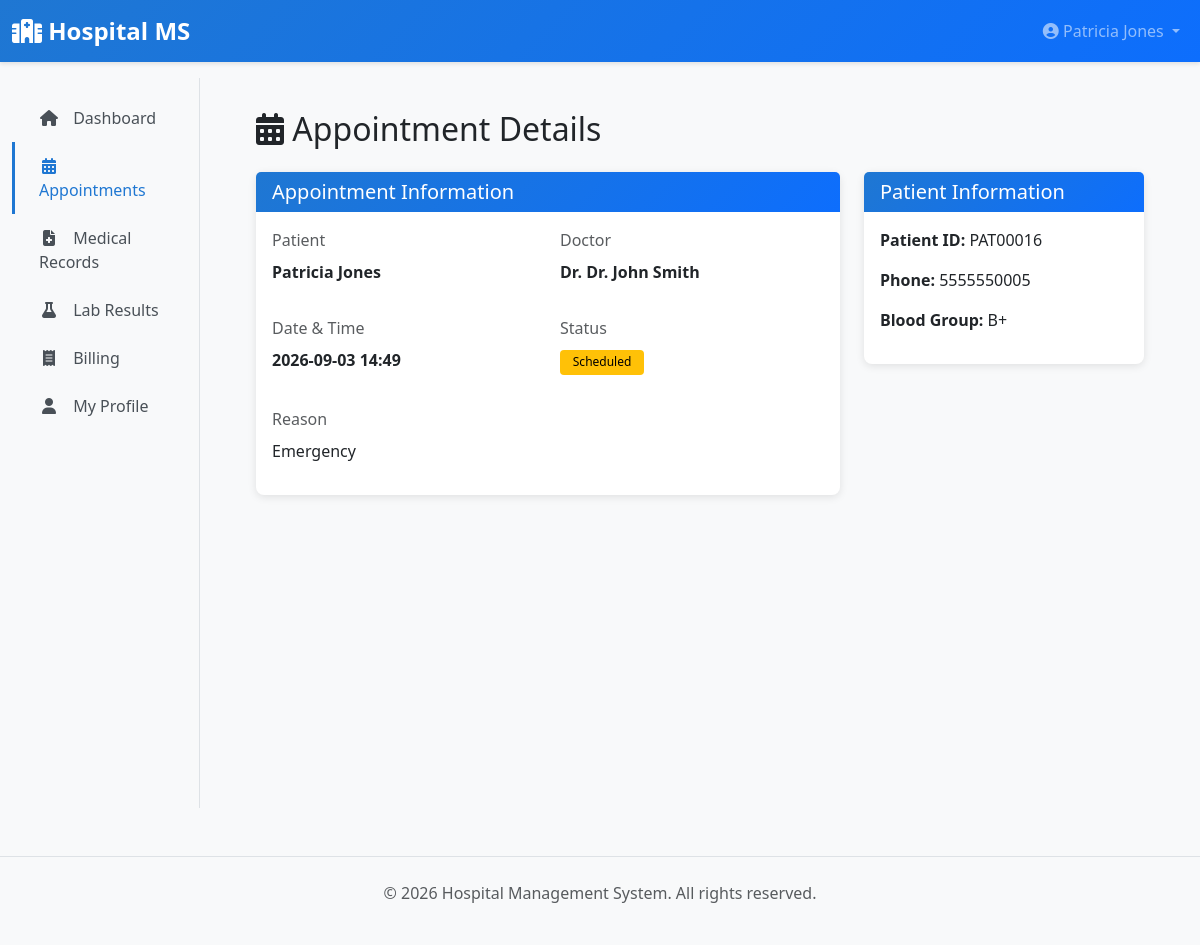
Screenshot of /patient/appointment/8 (signed in) with the database file from the repository.
### app/models/__init__.py (models this page shows, shortened)
class User(UserMixin, db.Model):
    __tablename__ = 'users'
    id = db.Column(db.Integer, primary_key=True)
    username = db.Column(db.String(80), unique=True, nullable=False, index=True)
    email = db.Column(db.String(120), unique=True, nullable=False, index=True)
    password_hash = db.Column(db.String(255), nullable=False)
    first_name = db.Column(db.String(80))
    last_name = db.Column(db.String(80))
    phone = db.Column(db.String(20))
    role = db.Column(db.Enum(UserRole), nullable=False, default=UserRole.PATIENT)
    is_active = db.Column(db.Boolean, default=True)
    created_at = db.Column(db.DateTime, default=datetime.utcnow)
    updated_at = db.Column(db.DateTime, default=datetime.utcnow, onupdate=datetime.utcnow)
    patient = db.relationship('Patient', uselist=False, back_populates='user', foreign_keys='Patient.user_id', cascade='all, delete-orphan', passive_deletes=True)
    doctor = db.relationship('Doctor', uselist=False, back_populates='user', foreign_keys='Doctor.user_id', cascade='all, delete-orphan', passive_deletes=True)
    lab_staff = db.relationship('LabStaff', uselist=False, back_populates='user', foreign_keys='LabStaff.user_id', cascade='all, delete-orphan', passive_deletes=True)
    def get_full_name(self):
        return f"{self.first_name} {self.last_name}".strip()

class Appointment(db.Model):
    __tablename__ = 'appointments'
    id = db.Column(db.Integer, primary_key=True)
    patient_id = db.Column(db.Integer, db.ForeignKey('patients.id'), nullable=False)
    doctor_id = db.Column(db.Integer, db.ForeignKey('doctors.id'), nullable=False)
    appointment_date = db.Column(db.DateTime, nullable=False)
    reason = db.Column(db.Text)
    status = db.Column(db.String(20), default=AppointmentStatus.SCHEDULED.value, nullable=False)
    notes = db.Column(db.Text)
    created_at = db.Column(db.DateTime, default=datetime.utcnow)
    updated_at = db.Column(db.DateTime, default=datetime.utcnow, onupdate=datetime.utcnow)
    patient = db.relationship('Patient', back_populates='appointments')
    doctor = db.relationship('Doctor', back_populates='appointments')

class Patient(db.Model):
    __tablename__ = 'patients'
    id = db.Column(db.Integer, primary_key=True)
    user_id = db.Column(db.Integer, db.ForeignKey('users.id'), nullable=False)
    patient_id = db.Column(db.String(20), unique=True, nullable=False)  # Medical record number
    date_of_birth = db.Column(db.Date)
    gender = db.Column(db.String(10))  # Male, Female, Other
    blood_group = db.Column(db.String(5))
    address = db.Column(db.Text)
    emergency_contact = db.Column(db.String(120))
    emergency_contact_phone = db.Column(db.String(20))
    insurance_provider = db.Column(db.String(120))
    insurance_number = db.Column(db.String(50))
    allergies = db.Column(db.Text)
    medical_history = db.Column(db.Text)
    created_at = db.Column(db.DateTime, default=datetime.utcnow)
    updated_at = db.Column(db.DateTime, default=datetime.utcnow, onupdate=datetime.utcnow)
    user = db.relationship('User', back_populates='patient', foreign_keys=[user_id])
    appointments = db.relationship('Appointment', back_populates='patient', cascade='all, delete-orphan')
    medical_records = db.relationship('MedicalRecord', back_populates='patient', cascade='all, delete-orphan')
    admissions = db.relationship('Admission', back_populates='patient', cascade='all, delete-orphan')
    lab_results = db.relationship('LabResult', back_populates='patient', cascade='all, delete-orphan')
    billing_records = db.relationship('BillingRecord', back_populates='patient', cascade='all, delete-orphan')
    prescriptions = db.relationship('Prescription', back_populates='patient', foreign_keys='Prescription.patient_id', cascade='all, delete-orphan')
    discharge_summaries = db.relationship('DischargeSummary', back_populates='patient', cascade='all, delete-orphan')
    patient_insurances = db.relationship('PatientInsurance', back_populates='patient', cascade='all, delete-orphan')

### app/blueprints/patient.py (the view)
@patient_bp.route('/appointment/<int:appointment_id>')
@login_required
@patient_required
def view_appointment(appointment_id):
    patient = current_user.patient
    appointment = Appointment.query.get_or_404(appointment_id)
    if appointment.patient_id != patient.id:
        flash('You do not have permission to view this appointment.', 'danger')
        return redirect(url_for('patient.appointments'))
    return render_template('patient/appointment_detail.html', appointment=appointment)

### app/templates/patient/appointment_detail.html (shortened to what this page needs)
{% extends "layouts/base.html" %}
{% block content %}
<h2 class="mb-4"><i class="fas fa-calendar-alt"></i> Appointment Details</h2>
<div class="row">
    <div class="col-md-8">
        <div class="card">
            <div class="card-header">
                <h5 class="mb-0">Appointment Information</h5>
            </div>
            <div class="card-body">
                <div class="row">
                    <div class="col-md-6 mb-3">
                        <label class="form-label text-muted">Patient</label>
                        <p><strong>{{ appointment.patient.user.get_full_name() }}</strong></p>
                    </div>
                    <div class="col-md-6 mb-3">
                        <label class="form-label text-muted">Doctor</label>
                        <p><strong>Dr. {{ appointment.doctor.user.get_full_name() }}</strong></p>
                    </div>
                </div>
                <div class="row">
                    <div class="col-md-6 mb-3">
                        <label class="form-label text-muted">Date & Time</label>
                        <p><strong>{{ appointment.appointment_date.strftime('%Y-%m-%d %H:%M') }}</strong></p>
                    </div>
                    <div class="col-md-6 mb-3">
                        <label class="form-label text-muted">Status</label>
                        <p>
                            {% if appointment.status == 'scheduled' %}
                                <span class="badge badge-warning">Scheduled</span>
                            {% elif appointment.status == 'completed' %}
                                <span class="badge badge-success">Completed</span>
                            {% else %}
                                <span class="badge badge-danger">Cancelled</span>
                            {% endif %}
                        </p>
                    </div>
                </div>
                <div class="mb-3">
                    <label class="form-label text-muted">Reason</label>
                    <p>{{ appointment.reason or 'General Checkup' }}</p>
                </div>
            </div>
        </div>
    </div>
    <div class="col-md-4">
        <div class="card">
            <div class="card-header">
                <h5 class="mb-0">Patient Information</h5>
            </div>
            <div class="card-body">
                <p><strong>Patient ID:</strong> {{ appointment.patient.patient_id }}</p>
                <p><strong>Phone:</strong> {{ appointment.patient.user.phone or '-' }}</p>
                <p><strong>Blood Group:</strong> {{ appointment.patient.blood_group or '-' }}</p>
            </div>
        </div>
    </div>
</div>
{% endblock %}

### app/templates/layouts/base.html (shortened to what this page needs)
<!DOCTYPE html>
<html lang="en">
<head>
    <link href="https://cdnjs.cloudflare.com/ajax/libs/bootstrap/5.3.0/css/bootstrap.min.css" rel="stylesheet">
    <link href="https://cdnjs.cloudflare.com/ajax/libs/font-awesome/6.4.0/css/all.min.css" rel="stylesheet">
</head>
<body>
    <nav class="navbar navbar-expand-lg navbar-dark sticky-top">
        <div class="container-fluid">
            <a class="navbar-brand" href="{{ url_for('main.dashboard') }}">
                <i class="fas fa-hospital"></i> Hospital MS
            </a>
            <div class="collapse navbar-collapse" id="navbarNav">
                <ul class="navbar-nav ms-auto">
                    {% if current_user.is_authenticated %}
                        <li class="nav-item dropdown">
                            <a class="nav-link dropdown-toggle" href="#" id="userDropdown" role="button" data-bs-toggle="dropdown">
                                <i class="fas fa-user-circle"></i> {{ current_user.get_full_name() or current_user.username }}
                            </a>
                        </li>
                    {% else %}
                        <li class="nav-item">
                            <a class="nav-link" href="{{ url_for('auth.login') }}">Login</a>
                        </li>
                    {% endif %}
                </ul>
            </div>
        </div>
    </nav>
    {% if current_user.is_authenticated %}
        <div class="container-fluid">
            <div class="row">
                <nav class="col-md-3 col-lg-2 d-md-block bg-light sidebar">
                    <div class="position-sticky pt-3">
                        <ul class="nav flex-column">
                            {% if current_user.role.value == 'admin' %}
                                <li class="nav-item">
                                    <a class="nav-link {% if request.endpoint == 'admin.dashboard' %}active{% endif %}" href="{{ url_for('admin.dashboard') }}">
                                        <i class="fas fa-home"></i> Dashboard
                                    </a>
                                </li>
                                <li class="nav-item">
                                    <a class="nav-link {% if request.endpoint in ['admin.users_list', 'admin.create_user', 'admin.edit_user'] %}active{% endif %}" href="{{ url_for('admin.users_list') }}">
                                        <i class="fas fa-users"></i> Users
                                    </a>
                                </li>
                                <li class="nav-item">
                                    <a class="nav-link {% if request.endpoint in ['admin.doctors_list', 'admin.edit_doctor'] %}active{% endif %}" href="{{ url_for('admin.doctors_list') }}">
                                        <i class="fas fa-user-md"></i> Doctors
                                    </a>
                                </li>
                                <li class="nav-item">
                                    <a class="nav-link {% if request.endpoint in ['admin.beds_list', 'admin.create_bed'] %}active{% endif %}" href="{{ url_for('admin.beds_list') }}">
                                        <i class="fas fa-bed"></i> Beds
                                    </a>
                                </li>
                                <li class="nav-item">
                                    <a class="nav-link {% if request.endpoint in ['admin.departments_list', 'admin.create_department'] %}active{% endif %}" href="{{ url_for('admin.departments_list') }}">
                                        <i class="fas fa-sitemap"></i> Departments
                                    </a>
                                </li>
                                <li class="nav-item">
                                    <a class="nav-link {% if request.endpoint in ['admin.insurances_list', 'admin.create_insurance'] %}active{% endif %}" href="{{ url_for('admin.insurances_list') }}">
                                        <i class="fas fa-hand-holding-medical"></i> Insurances
                                    </a>
                                </li>
                                <li class="nav-item">
                                    <a class="nav-link {% if request.endpoint == 'admin.audit_logs' %}active{% endif %}" href="{{ url_for('admin.audit_logs') }}">
                                        <i class="fas fa-history"></i> Audit Logs
                                    </a>
                                </li>
                                <li class="nav-item">
                                    <a class="nav-link {% if request.endpoint in ['admin.lab_tests_list', 'admin.create_lab_test'] %}active{% endif %}" href="{{ url_for('admin.lab_tests_list') }}">
                                        <i class="fas fa-flask"></i> Lab Tests
                                    </a>
                                </li>
                                <li class="nav-item">
                                    <a class="nav-link {% if request.endpoint == 'admin.reports' %}active{% endif %}" href="{{ url_for('admin.reports') }}">
                                        <i class="fas fa-chart-bar"></i> Reports
                                    </a>
                                </li>
                            {% else %}
                                <li class="nav-item">
                                    <a class="nav-link {% if request.endpoint == 'patient.dashboard' %}active{% endif %}" href="{{ url_for('patient.dashboard') }}">
                                        <i class="fas fa-home"></i> Dashboard
                                    </a>
                                </li>
                                <li class="nav-item">
                                    <a class="nav-link {% if request.endpoint in ['patient.appointments', 'patient.view_appointment'] %}active{% endif %}" href="{{ url_for('patient.appointments') }}">
                                        <i class="fas fa-calendar-alt"></i> Appointments
                                    </a>
                                </li>
                                <li class="nav-item">
                                    <a class="nav-link {% if request.endpoint in ['patient.medical_records', 'patient.view_medical_record'] %}active{% endif %}" href="{{ url_for('patient.medical_records') }}">
                                        <i class="fas fa-file-medical"></i> Medical Records
                                    </a>
                                </li>
                                <li class="nav-item">
                                    <a class="nav-link {% if request.endpoint in ['patient.lab_results', 'patient.view_lab_result'] %}active{% endif %}" href="{{ url_for('patient.lab_results') }}">
                                        <i class="fas fa-flask"></i> Lab Results
                                    </a>
                                </li>
                                <li class="nav-item">
                                    <a class="nav-link {% if request.endpoint in ['patient.billing', 'patient.view_bill'] %}active{% endif %}" href="{{ url_for('patient.billing') }}">
                                        <i class="fas fa-receipt"></i> Billing
                                    </a>
                                </li>
                                <li class="nav-item">
                                    <a class="nav-link {% if request.endpoint in ['patient.profile', 'patient.edit_profile'] %}active{% endif %}" href="{{ url_for('patient.profile') }}">
                                        <i class="fas fa-user"></i> My Profile
                                    </a>
                                </li>
                            {% endif %}
                        </ul>
                    </div>
                </nav>
                <main class="col-md-9 ms-sm-auto col-lg-10 px-md-4">
                    <div class="main-content">
                        {% block content %}{% endblock %}
                    </div>
                </main>
            </div>
        </div>
    {% else %}
        <div style="min-height: calc(100vh - 70px); padding: 2rem;">
            {% block auth_content %}{% endblock %}
        </div>
    {% endif %}
    <footer class="bg-light py-4 mt-5 border-top">
        <div class="container text-center text-muted">
            <p>&copy; 2026 Hospital Management System. All rights reserved.</p>
        </div>
    </footer>
</body>
</html>

### rows the page displays
User: first_name+last_name "Patricia Jones", patient.user.get_full_name "Patricia Jones", patient.user "5555550005"
User: doctor.user.get_full_name "Dr. John Smith"
Appointment: appointment_date "2026-09-03 14:49", reason "Emergency"
Patient: patient.patient_id "PAT00016", patient "B+"
